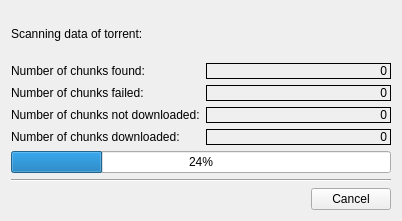
<?xml version="1.0" encoding="UTF-8"?>
<ui version="4.0">
 <class>ScanDlgBase</class>
 <widget class="QWidget" name="ScanDlgBase">
  <property name="geometry">
   <rect>
    <x>0</x>
    <y>0</y>
    <width>402</width>
    <height>221</height>
   </rect>
  </property>
  <layout class="QGridLayout">
   <item row="0" column="0">
    <widget class="QLabel" name="torrent_label">
     <property name="text">
      <string>Scanning data of torrent:</string>
     </property>
     <property name="wordWrap">
      <bool>false</bool>
     </property>
    </widget>
   </item>
   <item row="1" column="0">
    <layout class="QHBoxLayout">
     <item>
      <layout class="QVBoxLayout">
       <item>
        <widget class="QLabel" name="textLabel2">
         <property name="text">
          <string>Number of chunks found:</string>
         </property>
         <property name="wordWrap">
          <bool>false</bool>
         </property>
        </widget>
       </item>
       <item>
        <widget class="QLabel" name="textLabel3">
         <property name="text">
          <string>Number of chunks failed:</string>
         </property>
         <property name="wordWrap">
          <bool>false</bool>
         </property>
        </widget>
       </item>
       <item>
        <widget class="QLabel" name="label">
         <property name="text">
          <string>Number of chunks not downloaded:</string>
         </property>
        </widget>
       </item>
       <item>
        <widget class="QLabel" name="label_2">
         <property name="text">
          <string>Number of chunks downloaded:</string>
         </property>
        </widget>
       </item>
      </layout>
     </item>
     <item>
      <layout class="QVBoxLayout">
       <item>
        <widget class="QLabel" name="chunks_found">
         <property name="minimumSize">
          <size>
           <width>100</width>
           <height>0</height>
          </size>
         </property>
         <property name="frameShape">
          <enum>QFrame::Box</enum>
         </property>
         <property name="text">
          <string>0</string>
         </property>
         <property name="alignment">
          <set>Qt::AlignRight|Qt::AlignTrailing|Qt::AlignVCenter</set>
         </property>
         <property name="wordWrap">
          <bool>false</bool>
         </property>
        </widget>
       </item>
       <item>
        <widget class="QLabel" name="chunks_failed">
         <property name="minimumSize">
          <size>
           <width>100</width>
           <height>0</height>
          </size>
         </property>
         <property name="frameShape">
          <enum>QFrame::Box</enum>
         </property>
         <property name="frameShadow">
          <enum>QFrame::Plain</enum>
         </property>
         <property name="text">
          <string>0</string>
         </property>
         <property name="alignment">
          <set>Qt::AlignRight|Qt::AlignTrailing|Qt::AlignVCenter</set>
         </property>
         <property name="wordWrap">
          <bool>false</bool>
         </property>
        </widget>
       </item>
       <item>
        <widget class="QLabel" name="chunks_not_downloaded">
         <property name="minimumSize">
          <size>
           <width>100</width>
           <height>0</height>
          </size>
         </property>
         <property name="frameShape">
          <enum>QFrame::Box</enum>
         </property>
         <property name="text">
          <string>0</string>
         </property>
         <property name="alignment">
          <set>Qt::AlignRight|Qt::AlignTrailing|Qt::AlignVCenter</set>
         </property>
        </widget>
       </item>
       <item>
        <widget class="QLabel" name="chunks_downloaded">
         <property name="frameShape">
          <enum>QFrame::Box</enum>
         </property>
         <property name="text">
          <string>0</string>
         </property>
         <property name="alignment">
          <set>Qt::AlignRight|Qt::AlignTrailing|Qt::AlignVCenter</set>
         </property>
        </widget>
       </item>
      </layout>
     </item>
    </layout>
   </item>
   <item row="2" column="0">
    <widget class="QProgressBar" name="progress">
     <property name="value">
      <number>24</number>
     </property>
     <property name="format">
      <string>%p%</string>
     </property>
    </widget>
   </item>
   <item row="3" column="0">
    <widget class="Line" name="line1">
     <property name="frameShape">
      <enum>QFrame::HLine</enum>
     </property>
     <property name="frameShadow">
      <enum>QFrame::Sunken</enum>
     </property>
    </widget>
   </item>
   <item row="4" column="0">
    <layout class="QHBoxLayout">
     <item>
      <spacer>
       <property name="orientation">
        <enum>Qt::Horizontal</enum>
       </property>
       <property name="sizeHint" stdset="0">
        <size>
         <width>40</width>
         <height>20</height>
        </size>
       </property>
      </spacer>
     </item>
     <item>
      <widget class="QPushButton" name="cancel">
       <property name="text">
        <string>Cancel</string>
       </property>
      </widget>
     </item>
    </layout>
   </item>
  </layout>
 </widget>
 <resources/>
 <connections/>
</ui>
